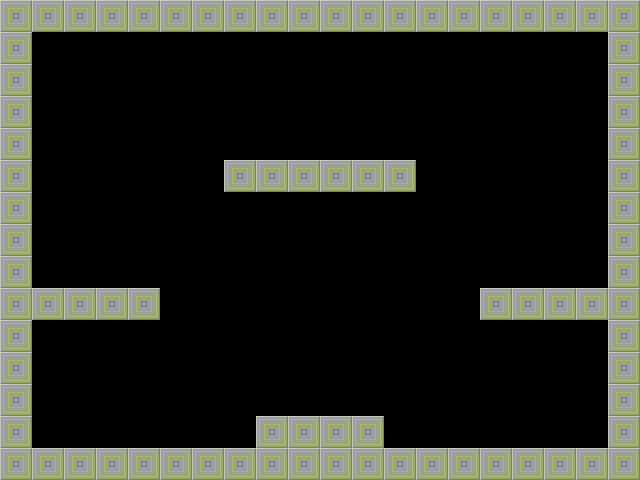

Below is a game level as drawn by its tile map, then a one-line description and the .tmx that defines it (tile-layer data replaced by summaries):
An orthogonal 20x15 tile map with 32x32 px tiles, 1 tile layer (CollideLayer).

<map version="1.0" orientation="orthogonal" renderorder="right-down" width="20" height="15" tilewidth="32" tileheight="32" nextobjectid="1">
 <tileset firstgid="1" name="LD32" tilewidth="32" tileheight="32">
  <image source="tilesheet.png" width="256" height="32" />
 </tileset>
 <layer name="CollideLayer" width="20" height="15">
  <properties>
   <property name="tileset" value="LD32" />
  </properties>
  <data>[300 cells, 84 non-empty, 1 distinct tile ids]</data>
 </layer>
</map>
